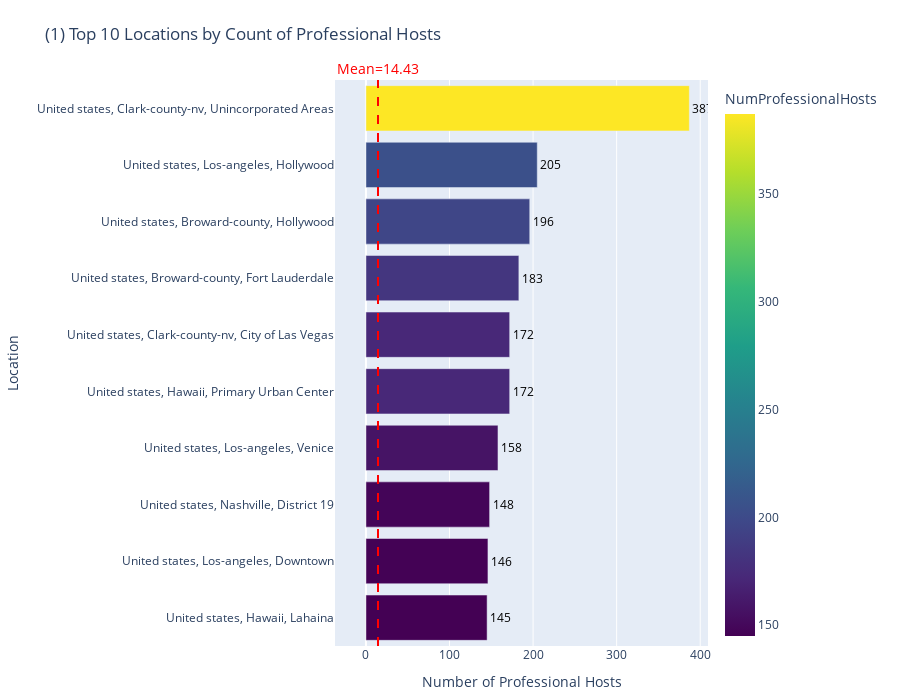

Write notebook code for a chart like this one.
### Code cell
# 1) Calculate how many unique professional hosts in each location
location_pro_hosts = (
    df[df['IsProfessional']]
    .groupby('Location')['Host ID']
    .nunique()
    .reset_index(name='NumProfessionalHosts')
    .sort_values('NumProfessionalHosts', ascending=False)
)

top10_pro = location_pro_hosts.head(10)



fig1 = px.bar(
    top10_pro,
    x='NumProfessionalHosts',
    y='Location',
    orientation='h',
    title='(1) Top 10 Locations by Count of Professional Hosts',
    color='NumProfessionalHosts',
    color_continuous_scale='Viridis',
    text='NumProfessionalHosts' 
)


fig1.update_layout(
    height=700,
    margin=dict(l=200, r=50, t=80, b=50),
    xaxis_title='Number of Professional Hosts',
    yaxis_title='Location',
    yaxis={'categoryorder': 'total ascending'},
    coloraxis_showscale=True 
)


fig1.update_traces(
    textposition='outside',
    texttemplate='%{text:.0f}',
    textfont=dict(color='black')
)



mean_count = location_pro_hosts['NumProfessionalHosts'].mean()
fig1.add_vline(
    x=mean_count,
    line_width=2,
    line_dash="dash",
    line_color="red",
    annotation_text=f"Mean={mean_count:.2f}",
    annotation_position="top",
    annotation_font=dict(color="red", size=14)
)

fig1.show()

### Figure 1 — Plotly figure (JSON) as saved in the notebook; plotly's stock layout.template omitted (floating-point values rounded to 4 significant figures)
{"data": [{"hovertemplate": "NumProfessionalHosts=%{marker.color}<br>Location=%{y}<extra></extra>", "legendgroup": "", "marker": {"color": [387, 205, 196, 183, 172, 172, 158, 148, 146, 145], "coloraxis": "coloraxis", "pattern": {"shape": ""}}, "name": "", "orientation": "h", "showlegend": false, "text": [387.0, 205.0, 196.0, 183.0, 172.0, 172.0, 158.0, 148.0, 146.0, 145.0], "textfont": {"color": "black"}, "textposition": "outside", "texttemplate": "%{text:.0f}", "type": "bar", "x": [387, 205, 196, 183, 172, 172, 158, 148, 146, 145], "xaxis": "x", "y": ["United states, Clark-county-nv, Unincorporated Areas", "United states, Los-angeles, Hollywood", "United states, Broward-county, Hollywood", "United states, Broward-county, Fort Lauderdale", "United states, Hawaii, Primary Urban Center", "United states, Clark-county-nv, City of Las Vegas", "United states, Los-angeles, Venice", "United states, Nashville, District 19", "United states, Los-angeles, Downtown", "United states, Hawaii, Lahaina"], "yaxis": "y"}], "layout": {"annotations": [{"font": {"color": "red", "size": 14}, "showarrow": false, "text": "Mean=14.43", "x": 14.43, "xanchor": "center", "xref": "x", "y": 1, "yanchor": "bottom", "yref": "y domain"}], "barmode": "relative", "coloraxis": {"colorbar": {"title": {"text": "NumProfessionalHosts"}}, "colorscale": [[0, "#440154"], [0.1111, "#482878"], [0.2222, "#3e4989"], [0.3333, "#31688e"], [0.4444, "#26828e"], [0.5556, "#1f9e89"], [0.6667, "#35b779"], [0.7778, "#6ece58"], [0.8889, "#b5de2b"], [1, "#fde725"]], "showscale": true}, "height": 700, "legend": {"tracegroupgap": 0}, "margin": {"b": 50, "l": 200, "r": 50, "t": 80}, "shapes": [{"line": {"color": "red", "dash": "dash", "width": 2}, "type": "line", "x0": 14.43, "x1": 14.43, "xref": "x", "y0": 0, "y1": 1, "yref": "y domain"}], "title": {"text": "(1) Top 10 Locations by Count of Professional Hosts"}, "xaxis": {"anchor": "y", "domain": [0, 1], "title": {"text": "Number of Professional Hosts"}}, "yaxis": {"anchor": "x", "categoryorder": "total ascending", "domain": [0, 1], "title": {"text": "Location"}}}}
